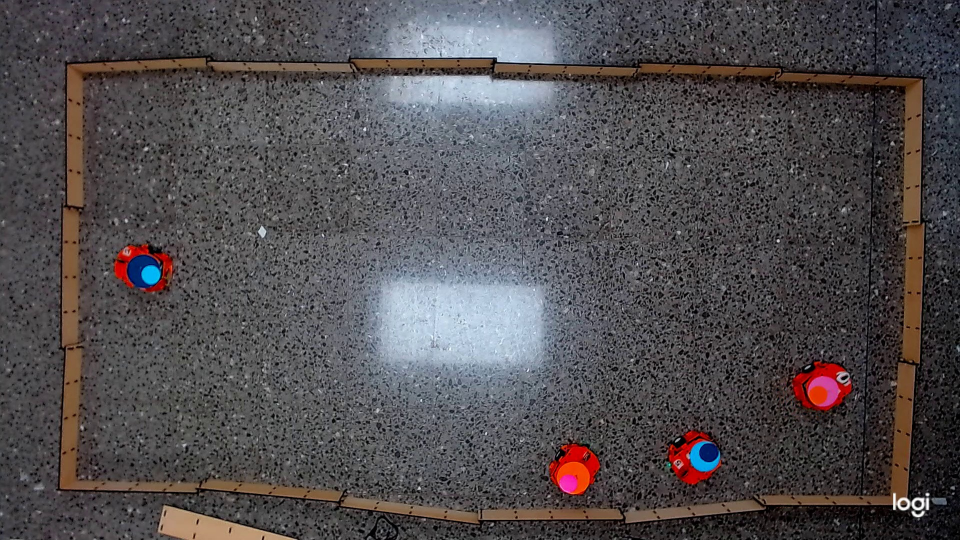
#> input picture Herramientas/Cámara/VALIDACION_PYTHON/Validación Python/ImagenesRbk/frame0.jpg, 1920 x 1080 px (shown at 1/2 size)
$ jupyter execute Validacion.ipynb
#> lines starting #> are read from the running program, lines starting #| are printed output that depends on the picture; after the words box and inside, x2 and y2 are one past the last pixel; in counts of white or black regions, pixels touching at a corner belong together
[cell 1]
#Bibliotecas requeridas
import cv2
import cv2 as cv
import glob
import re
import math
import matplotlib.pyplot as plt
import numpy as np
from mpl_toolkits.mplot3d import Axes3D
from matplotlib import cm
from matplotlib import colors
from matplotlib.colors import hsv_to_rgb
import os
#-------------------------Definición de funciones---------------------------------
#La función switch retorna el número de robot de una combinación de círculo
#grande y círculo pequeño
# [59 lines left out: function switch, not called in this run]

def get_contour_areas(cont):
    #Crea una lista donde se guardarán las áreas de cada contorno
    all_areas= []
    #Recorre la lista de contornos
    for cnt in cont:
        #calcula el área de un contorno
        area= cv2.contourArea(cnt)
        #agrega el área calculada al arreglo de áreas
        all_areas.append(area)
    return all_areas

def depurar_contornos(cnts):
    #en esta lista se almacenarán los contornos pertenecientes a los círculos
    #la "d" significa depurados.
    cntsd= []
    #recorro todos los contornos encontrados
    for cnt in cnts:
        area= cv2.contourArea(cnt)
        """
        if area>=500:
            print("Area Encontrada", area)"""
        #Se encontró que el área mínima de los círculos pequeños es de 5000 unidades IMAGEN CON ZOOM
        #Se encontró que el área  de los círculos grandes es de 7000-12000 unidades aprox IMAGEN CON ZOOM
        #OJO hubo cambio del kernel de la dilatación, de 3,3 a 7,7
        #Se encontró que el área mínima de los círculos pequeños es mayor a 600 unidades aprox IMAGEN SIN ZOOM
        #Se encontró que el área  de los círculos grandes es mayor a 1200 unidades aprox IMAGEN SIN ZOOM
        #cuadradas, daremos un margeddn de error. El limite de 2500 se puso porque en magenta encontraba
        #un contorno no deseado
        #if area>=4000: #para imagen con zoom
        if area>=600 and area<4000:
            cntsd.append(cnt)
    return cntsd

def centros_contornos(cnts, areas):
    centros= []
    #contador
    cont=0
    for s in cnts:
        #calcula los momentos
        M = cv2.moments(s)
        #Calcula el centroide
        #https://docs.opencv.org/3.4/dd/d49/tutorial_py_contour_features.html
        cx = int(M['m10']/M['m00'])
        cy = int(M['m01']/M['m00'])
        #verifica si el contorno es de un círculo pequeño o grande:
        #if areas[cont]<=6000: #CON ZOOM

        #SIN ZOOM
        if areas[cont]<=1700:
            #circulo pequeño, se identificará con un 0
            circ=0
        else:
            #circulo grande, se identificará con un 1
            circ=1

        centros.append((cx, cy, circ))
        cont+=1
    return centros

# [684 lines left out: functions calcular_angulos, desplazamiento, calcular_desplazamiento, escribir_txt, buscar_peer, robot_init and 1 more, not called in this run]


#--------------------- Lectura de imágenes-----------------------------------------
#Nombre del video y carpeta para guardar las imágenes correspondientes
nombreVideoIn='2022-10-19_16-42-34.mp4'
nombreCarpetaOut='ImagenesRbk/'

#---------------------------PARA PROBAR OTRO VÍDEO
#Obtener Frames de un vídeo: Solo se ejecuta si es la primera vez con este vídeo
#numFrames=obtenerFrames(nombreVideoIn, nombreCarpetaOut)
#-------------------------------------------------


#Dirección de la carpeta con las imágenes a utilizar

#Dirección de imágenes prueba Bryan
#dir = 'Imagenes/'
#Dirección de imágenes de prueba Rebeca
dir = nombreCarpetaOut
#Guarda los nombres de las imágenes que estaban en la carpeta en la lista imgList
imgList = os.listdir(dir)
#Inicializa la lista que contendrá a las imágenes que se utilizarán
imagenes = []
imagenesHSV = []
#Ordena las imágenes por número de menor a mayor
imgList.sort (key = lambda x: int (x.replace ("frame", ""). split ('.') [0]))
#Inicializa contadores
n = 0
cont = 0
ind = 0
#resolución espacial para imagen con zoom [mm/pixel]
mmPixelZ=40/54
#resolución espacial para imagen sin zoom [mm/pixel]
mmPixel=40/23

#Carga los matrices de calibración
mtx = np.loadtxt('cameraMatrix.txt', dtype=float)
dist = np.loadtxt('dist.txt', dtype=float)

for i in imgList:
    #va contando los frames, prevista para frames
    #cont+=1
    #Lee cada imagen, donde i es el nombre de cada una
    img_conDist = cv2.imread(nombreCarpetaOut+i)
#> img_conDist is the input picture: shape (1080, 1920, 3); mean B, G, R 80.3, 78.1, 82.1

    h,  w = img_conDist.shape[:2]
    newcameramtx, roi = cv.getOptimalNewCameraMatrix(mtx, dist, (w,h), 1, (w,h))

    #Elimina distorsión
    dst = cv.undistort(img_conDist, mtx, dist, None, newcameramtx)
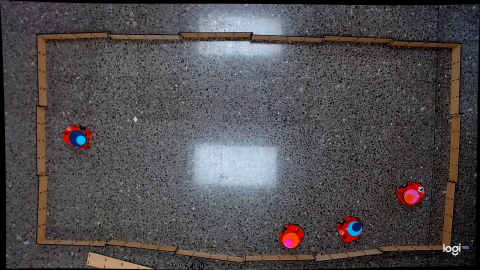
#> dst: shape (1080, 1920, 3) (shown at 1/4 size); mean B, G, R 78.3, 76, 79.7

    # recorta la imagen
    x, y, w, h = roi

    #Imagen sin distorsión
    img = dst[y:y+h, x:x+w]
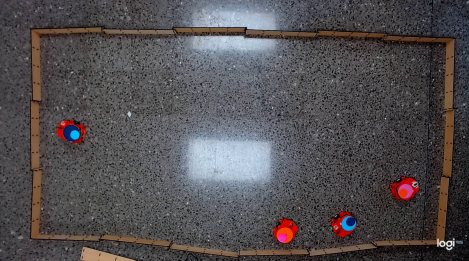
#> img: shape (1042, 1876, 3) (shown at 1/4 size); mean B, G, R 81.4, 79.1, 83

    #Convirtiendo a RGB
    img = cv2.cvtColor(img, cv2.COLOR_BGR2RGB)
    hsv = cv2.cvtColor(img, cv2.COLOR_RGB2HSV)
#> hsv: shape (1042, 1876, 3); mean H, S, V 99.2, 37.1, 88.3

    #Guarda las imágenes en RGB en una lista
    imagenes.append(img)

    #Guarda las imágenes en HSV en una lista
    imagenesHSV.append(hsv)
    #va contando las imágenes que hay
    n+=1
#> pass 2 of the loop `for i in imgList:`:
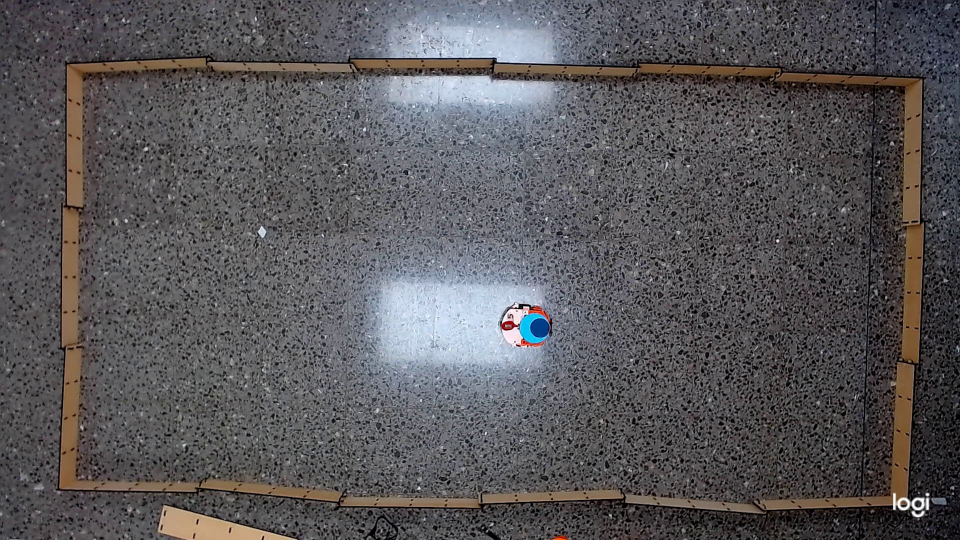
#> input picture Herramientas/Cámara/VALIDACION_PYTHON/Validación Python/ImagenesRbk/frame1.jpg, 1920 x 1080 px (shown at 1/2 size)
#> img_conDist is the input picture: shape (1080, 1920, 3); mean B, G, R 90, 87.6, 89.7
#> `dst = cv.undistort(img_conDist, mtx, dist, None, newcameramtx)`:
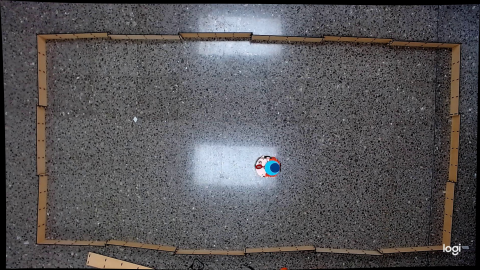
#> dst: shape (1080, 1920, 3) (shown at 1/4 size); mean B, G, R 87.7, 85.2, 87.1
#> `img = dst[y:y+h, x:x+w]`:
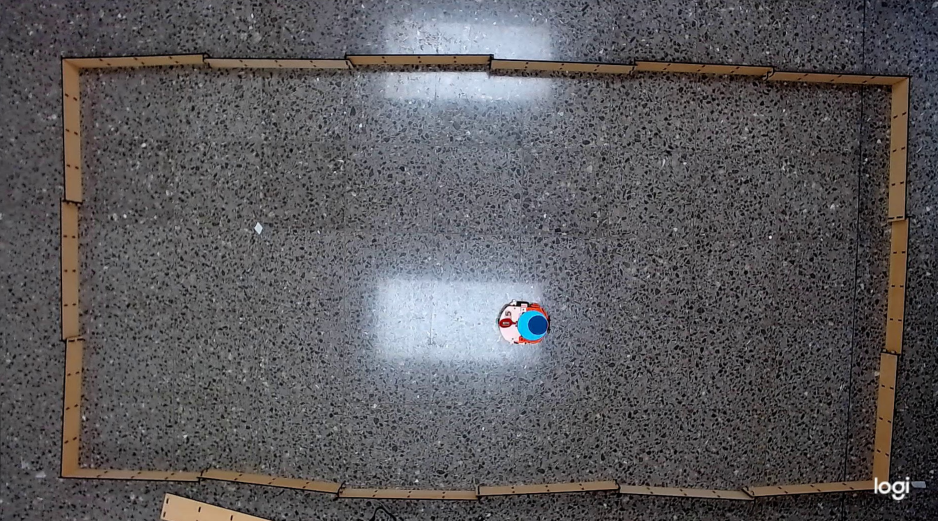
#> img: shape (1042, 1876, 3) (shown at 1/2 size); mean B, G, R 91.2, 88.6, 90.5

#--------------------- Definición de rangos de color HSV---------------------------
#Rangos cyan:
#light_cyan = (95, 175, 185)
light_cyan = (95, 175, 175)
dark_cyan = (105, 255, 250)

#Rangos magenta:
light_magenta = (145, 50, 150)
dark_magenta = (175, 255, 255)

#Rangos verde:
light_verde = (30, 50, 50)
dark_verde = (40, 255, 255)

#Rangos rojo:
light_rojo1 = (0, 80, 80)
dark_rojo1 = (3, 255, 240)

light_rojo2 = (175, 70, 50)
dark_rojo2 = (180, 255, 255)

#Rangos azul:
#light_azul = (100, 125, 10)
light_azul = (100,255,50)
dark_azul = (140,255,200)

#Rangos naranja:
light_nar = (5, 255, 200)
dark_nar = (25, 255, 255)

#Rangos amarillo:
#light_ama = (15, 30, 0)
light_ama = (12, 25, 175)
dark_ama = (35, 255, 255)

#Crea un respaldo de todas las imágenes para ser modificadas más adelante
RespaldoImagenes=list(imagenes)
#> RespaldoImagenes = 3 items

#------------Procesado: aplicar máscara, dilatar, contornos, ubicación -----------------
#Aquí se almacenarán los contornos de cada una de las imágenes
lista_cCyan = []
lista_cMagenta = []
lista_cVerde = []
lista_cNaranja = []
lista_cAzul = []

#Aquí se almacenarán los centros de los contornos
centros_cCyan = []
centros_cMagenta = []
centros_cVerde = []
centros_cNaranja = []
centros_cAzul = []

#Números de color
cyan = 1
magenta = 2
naranja = 3
verde = 4
azul = 5

for j in range(len(imagenes)):

    #Pone 1 en el píxel que está dentro del rango, sino pone 0

    #Máscara Cyan
    maskcyan = cv2.inRange(imagenesHSV[j], light_cyan, dark_cyan)
    #Máscara Magenta
    maskmagenta = cv2.inRange(imagenesHSV[j], light_magenta, dark_magenta)
    #Máscara Verde
    maskverde = cv2.inRange(imagenesHSV[j], light_verde, dark_verde)
    #Máscara Azul
    maskazul = cv2.inRange(imagenesHSV[j], light_azul, dark_azul)
    #Máscara Rojo
    masknaranja = cv2.inRange(imagenesHSV[j], light_nar, dark_nar)

    #Máscara de todos los colores de identificadores:
    maskAll=masknaranja+maskazul+maskcyan+maskverde+maskmagenta

    #Se utiliza una transformación morfológica de dilatación de la imagen para hacer los
    #contornos más uniformes
    #Se crea el kernel, entre mayor sea más "grosera" es la dilatación
    kernel = np.ones((7,7),np.uint8)
    cyand = cv2.dilate(maskcyan,kernel,iterations=1)
    magentad = cv2.dilate(maskmagenta,kernel,iterations=1)
    verded = cv2.dilate(maskverde,kernel,iterations=1)
    azuld = cv2.dilate(maskazul,kernel,iterations=1)
    naranjad = cv2.dilate(masknaranja,kernel,iterations=1)
    alld = cyand+magentad+verded+azuld+naranjad

    #Aplica las máscaras a las imágenes por si se quisieran visualizar
    #"""
    resultcyan = cv2.bitwise_and(imagenes[j], imagenes[j], mask=cyand)
    resultmagenta = cv2.bitwise_and(imagenes[j], imagenes[j], mask=magentad)
    resultverde = cv2.bitwise_and(imagenes[j], imagenes[j], mask=verded)
    resultazul = cv2.bitwise_and(imagenes[j], imagenes[j], mask=azuld)
    resultnaranja = cv2.bitwise_and(imagenes[j], imagenes[j], mask=naranjad)
    #Aplica la máscara combinada
    resultAll = cv2.bitwise_and(imagenes[j], imagenes[j], mask=maskAll)

    #se inicializa la variable de tamaño de contorno
    sizeC=0
    #Busca los contornos en cada una de las imágenes filtradas
    #Se aproximan por medio de una compresión horizontal, vertical y diagonal
    #https://docs.opencv.org/master/d3/dc0/group__imgproc__shape.html#gadf1ad6a0b82947fa1fe3c3d497f260e0
    cntsCyan, jerCyan = cv2.findContours(cyand.copy(),cv2.RETR_TREE, cv2.CHAIN_APPROX_SIMPLE)
    cntsMagenta, jerMagenta = cv2.findContours(magentad.copy(),cv2.RETR_TREE, cv2.CHAIN_APPROX_SIMPLE)
    cntsVerde, jerVerde = cv2.findContours(verded.copy(),cv2.RETR_TREE, cv2.CHAIN_APPROX_SIMPLE)
    cntsAzul, jerAzul = cv2.findContours(azuld.copy(),cv2.RETR_TREE, cv2.CHAIN_APPROX_SIMPLE)
    cntsNaranja, jerNaranja = cv2.findContours(naranjad.copy(),cv2.RETR_TREE, cv2.CHAIN_APPROX_SIMPLE)

    #Deja solo los contornos grandes, correspondientes a los círculos pequeños y grandes
    cntsCyans=depurar_contornos(cntsCyan)
    cntsMagentas=depurar_contornos(cntsMagenta)
    cntsVerdes=depurar_contornos(cntsVerde)
    cntsAzules=depurar_contornos(cntsAzul)
    cntsNaranjas=depurar_contornos(cntsNaranja)

    #Se ordenan los contornos por área, la "s" al final de la nueva variable es de "sorted"
    #sorted ordena de menor a mayor por área los contornos.
    cntsCyans = sorted(cntsCyans, key=lambda x: cv2.contourArea(x))
    cntsMagentas = sorted(cntsMagentas, key=lambda x: cv2.contourArea(x))
    cntsVerdes = sorted(cntsVerdes, key=lambda x: cv2.contourArea(x))
    cntsAzules = sorted(cntsAzules, key=lambda x: cv2.contourArea(x))
    cntsNaranjas = sorted(cntsNaranjas, key=lambda x: cv2.contourArea(x))

    #Se agregan los contornos encontrados por cada color a la lista de contornos correspondiente
    lista_cCyan.append(cntsCyans)
    lista_cMagenta.append(cntsMagentas)
    lista_cVerde.append(cntsVerdes)
    lista_cAzul.append(cntsAzules)
    lista_cNaranja.append(cntsNaranjas)

    #Calcula el área de los contornos encontrados
    #Para vídeo con zoom
    #Se observa que las áreas pequeñas (círculos pequeños), son de al menos 5000 unidades cuadradas,
    #mientras que las áreas de círculos grandes están en el orden de 7000-12000 unidades cuadradas
    #Para vídeo SIN zoom (SOLICITUD PRIORITARIA DE PARTE PROFESOR JUAN CARLOS 07/06/21)
    #Se observa que las áreas pequeñas (círculos pequeños), son de al menos 5000 unidades cuadradas,
    #mientras que las áreas de círculos grandes están en el orden de 7000-12000 unidades cuadradas
    #Por este motivo, se proceden a eliminar los contornos que no cumplan estos criterios.
    areasCyan=get_contour_areas(cntsCyans)
    areasMagenta=get_contour_areas(cntsMagentas)
    areasVerde=get_contour_areas(cntsVerdes)
    areasNaranja=get_contour_areas(cntsNaranjas)
    areasAzul=get_contour_areas(cntsAzules)

    #Cálculo de los centroides de los contornos
    centrosCyan=centros_contornos(cntsCyans, areasCyan)
    centrosMagenta=centros_contornos(cntsMagentas, areasMagenta)
    centrosVerde=centros_contornos(cntsVerdes, areasVerde)
    centrosAzul=centros_contornos(cntsAzules, areasAzul)
    centrosNaranja=centros_contornos(cntsNaranjas, areasNaranja)

    #Agrego los centros de cada color a su respectiva lista que contiene a los
    #centros de todas las imágenes
    #Fueron verificados en paint: validados!
    centros_cCyan.append(centrosCyan)
    centros_cMagenta.append(centrosMagenta)
    centros_cVerde.append(centrosVerde)
    centros_cNaranja.append(centrosNaranja)
    centros_cAzul.append(centrosAzul)
#> this loop made 3 passes
#> (jerAzul, jerNaranja, areasCyan, areasMagenta, areasNaranja, areasAzul, centrosCyan, centrosMagenta) on pass 1: ([[1, -1, -1, -1], [2, 0, -1, -1], [-1, 1, -1, -1]], [[1, -1, -1, -1], [-1, 0, -1, -1]], [1493, 2171.5], [1382, 2974], [859, 1975.5], [1266.5, 2422.5], [(299, 539, 0), (1390, 898, 1)], [(1128, 951, 0), (1630, 758, 1)])
#> pass 1, `maskcyan = cv2.inRange(imagenesHSV[j], light_cyan, dark_cyan)`:
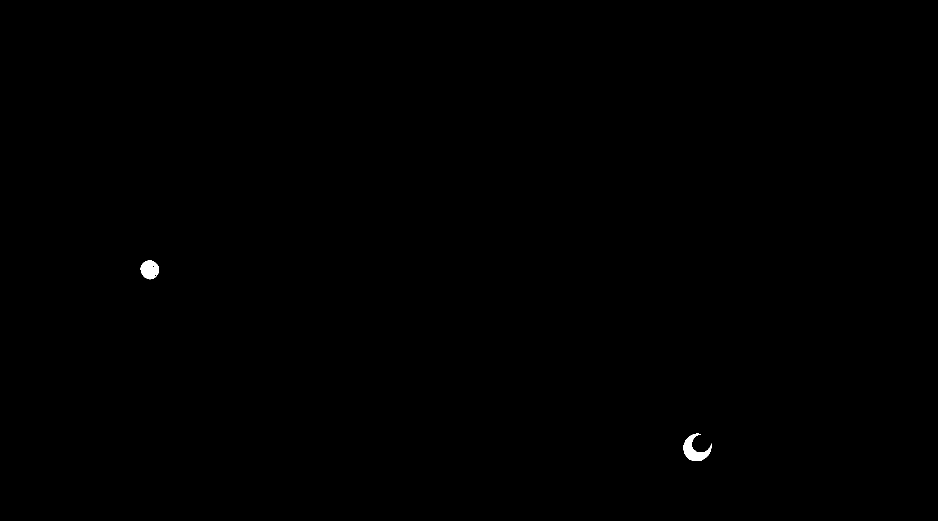
#> maskcyan: shape (1042, 1876) (shown at 1/2 size); 0.12% white; 2 white regions, box (x1, y1, x2, y2) and area: (1366, 867, 1424, 922) 1355, (281, 521, 318, 559) 1051
#> pass 1, `maskmagenta = cv2.inRange(imagenesHSV[j], light_magenta, dark_magenta)`:
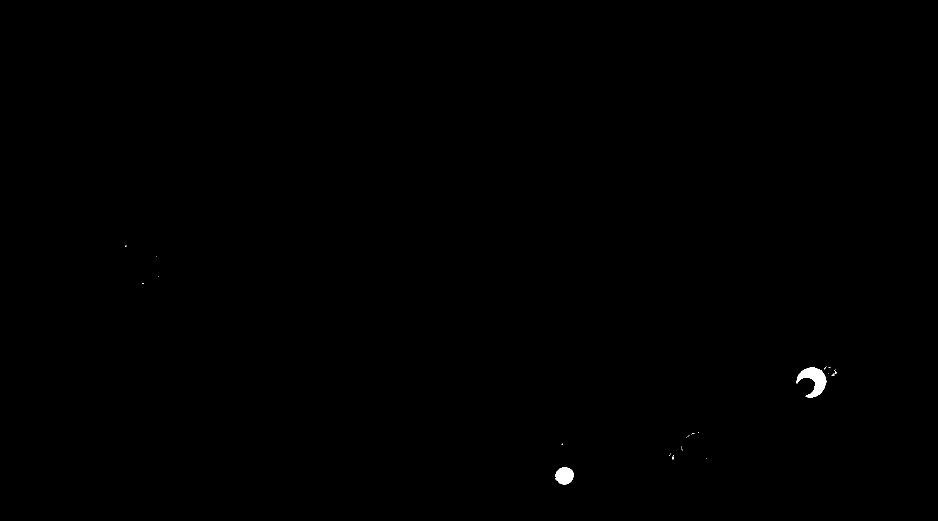
#> maskmagenta: shape (1042, 1876) (shown at 1/2 size); 0.15% white; 26 white regions (24 under 20 px), largest, box (x1, y1, x2, y2) and area: (1593, 735, 1653, 795) 1781, (1111, 935, 1147, 970) 981
#> pass 1, `maskverde = cv2.inRange(imagenesHSV[j], light_verde, dark_verde)`:
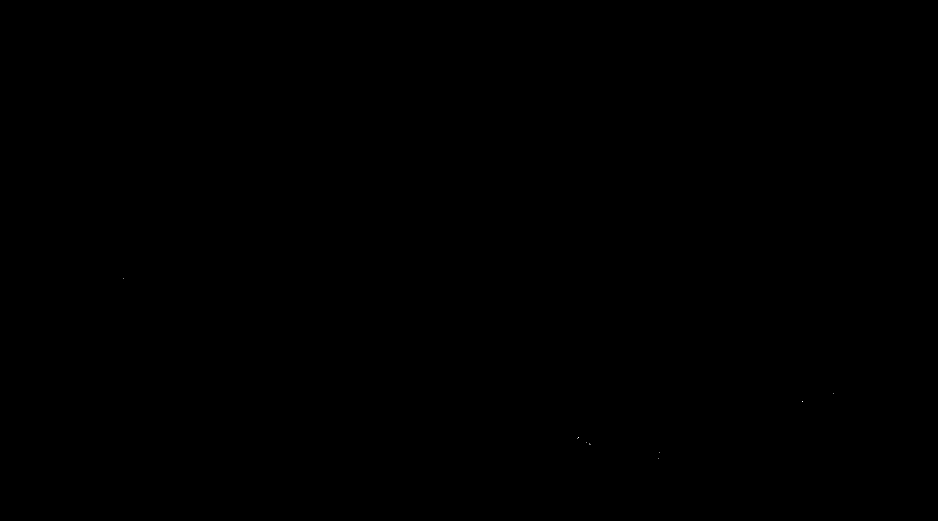
#> maskverde: shape (1042, 1876) (shown at 1/2 size); 0% white in thin lines or dots, all inside (x1, y1, x2, y2) = (247, 557, 1668, 917)
#> pass 1, `maskazul = cv2.inRange(imagenesHSV[j], light_azul, dark_azul)`:
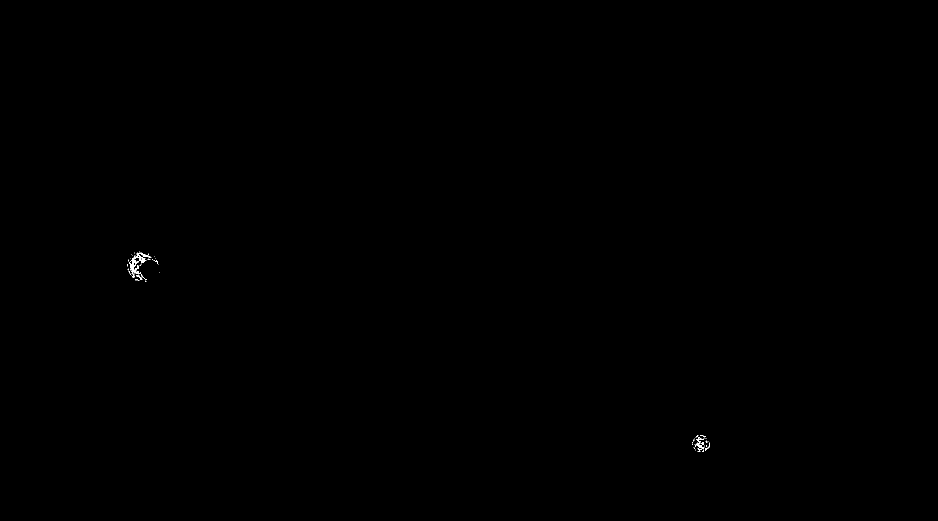
#> maskazul: shape (1042, 1876) (shown at 1/2 size); 0.05% white in thin lines or dots, all inside (x1, y1, x2, y2) = (255, 502, 1420, 904)
#> after the loop, centros_cAzul = [[(1401, 886, 0), (278, 529, 1)], [(1074, 649, 0)], [(507, 438, 0)]]; centros_cCyan = [[(299, 539, 0), (1390, 898, 1)], [(1057, 650, 1)], [(492, 433, 1)]]; centros_cMagenta = [[(1128, 951, 0), (1630, 758, 1)], [(1071, 619, 0)], []]; centros_cNaranja = [[(1611, 772, 0), (1143, 934, 1)], [], []]; centros_cVerde = [[], [], []]; lista_cAzul = 3 items; lista_cCyan = 3 items; lista_cMagenta = 3 items; lista_cNaranja = 3 items; lista_cVerde = [[], [], []]

#Pregunta al usuario cuales robots se usarán

print("---------LISTA DE ROBOTS DISPONIBLES----------")
print("\n")
print("1. Robot Cyan-Naranja")
print("2. Robot Naranja-Cyan")
print("3. Robot Cyan-Azul")
print("4. Robot Azul-Cyan")
print("5. Robot Magenta-Naranja")
print("6. Robot Naranja-Magenta")
print("7. Robot Naranja-Azul")
print("8. Robot Azul-Naranja")
print("9. Robot Magenta-Azul")
print("10. Robot Azul-Magenta")
print("11. Robot Cyan-Magenta")
print("12. Robot Magenta-Cyan")
print("13. Robot Cyan-Verde")
print("14. Robot Verde-Cyan")
print("15. Robot Magenta-Verde")
print("\n")
print("Ej: 1 8 9 14 15")
print("\n")
lista_usuario = input("Indique el número de cada robot que se vaya a usar: ")
lista_Robots = lista_usuario.split()
for i in range(len(lista_Robots)):
    lista_Robots[i] = int(lista_Robots[i])

#Determina cuál es el robot inicial de la fila india
X_origen, Y_origen = robot_init(lista_Robots, centros_cCyan, centros_cMagenta, centros_cVerde, centros_cNaranja, centros_cAzul)

#Cálculo de desplazamientos: de momento solo Cyan se implementó en la función
desplazamientosX, posIniciales=calcular_desplazamiento(centros_cCyan, centros_cMagenta, centros_cVerde, centros_cAzul, centros_cNaranja, n, lista_Robots)

#Buscar parejas de cada círculo
#Cada color se identifica con un número: cyan (1), magenta (2), naranja (3), verde (4), azul (5)
#cada combinación se identifica con un número de 0-15 de momento
#el primer color es el círculo grande, y el segundo el pequeño
#Números de Robots:
#cyan-naranja [1], naranja-cyan [2], cyan-azul [3], azul-cyan [4], magenta-naranja [5],
#naranja-magenta [6], naranja-azul [7], azul-naranja [8], magenta-azul [9], azul-magenta [10],
#cyan-magenta [11], magenta-cyan [12], cyan-verde [13], verde-cyan [14], magenta-verde [15]


#Crea archivo txt con los desplazamientos
#Nombre del txt:
#nombretxt="Desplazamientos.txt" #REBECA
nombretxt="Tram_CV_140621.txt"
escribir_txt(nombretxt,desplazamientosX, posIniciales)
